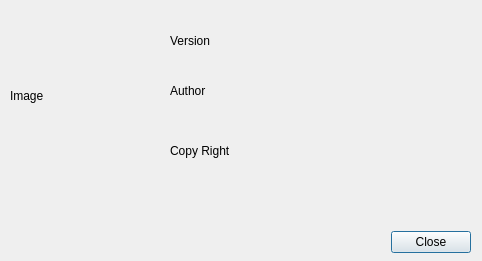
<?xml version="1.0" encoding="UTF-8"?>
<ui version="4.0">
 <class>helpAboutUiMagician</class>
 <widget class="QDialog" name="helpAboutUiMagician">
  <property name="geometry">
   <rect>
    <x>0</x>
    <y>0</y>
    <width>482</width>
    <height>261</height>
   </rect>
  </property>
  <property name="windowTitle">
   <string>About UI Magician</string>
  </property>
  <property name="windowIcon">
   <iconset resource="../AutosResourceFile.qrc">
    <normaloff>:/Images/Images/fatbee_v2.ico</normaloff>:/Images/Images/fatbee_v2.ico</iconset>
  </property>
  <widget class="QLabel" name="helpImageLabel">
   <property name="geometry">
    <rect>
     <x>10</x>
     <y>20</y>
     <width>151</width>
     <height>151</height>
    </rect>
   </property>
   <property name="text">
    <string>Image</string>
   </property>
  </widget>
  <widget class="QWidget" name="layoutWidget">
   <property name="geometry">
    <rect>
     <x>20</x>
     <y>230</y>
     <width>451</width>
     <height>25</height>
    </rect>
   </property>
   <layout class="QHBoxLayout" name="AboutUIhorizontalLayout">
    <item>
     <spacer name="AboutUIhorizontalSpacer">
      <property name="orientation">
       <enum>Qt::Horizontal</enum>
      </property>
      <property name="sizeHint" stdset="0">
       <size>
        <width>268</width>
        <height>18</height>
       </size>
      </property>
     </spacer>
    </item>
    <item>
     <widget class="QPushButton" name="closePushButton">
      <property name="text">
       <string>Close</string>
      </property>
     </widget>
    </item>
   </layout>
  </widget>
  <widget class="QLabel" name="helpImageTextVscpVersion">
   <property name="geometry">
    <rect>
     <x>170</x>
     <y>30</y>
     <width>281</width>
     <height>21</height>
    </rect>
   </property>
   <property name="text">
    <string>Version</string>
   </property>
  </widget>
  <widget class="QLabel" name="helpImageTextAuthor">
   <property name="geometry">
    <rect>
     <x>170</x>
     <y>80</y>
     <width>281</width>
     <height>21</height>
    </rect>
   </property>
   <property name="text">
    <string>Author</string>
   </property>
  </widget>
  <widget class="QLabel" name="helpImageTextCopyright">
   <property name="geometry">
    <rect>
     <x>170</x>
     <y>140</y>
     <width>281</width>
     <height>21</height>
    </rect>
   </property>
   <property name="text">
    <string>Copy Right</string>
   </property>
  </widget>
  <zorder>layoutWidget</zorder>
  <zorder>helpImageLabel</zorder>
  <zorder>helpImageTextVscpVersion</zorder>
  <zorder>helpImageTextAuthor</zorder>
  <zorder>helpImageTextCopyright</zorder>
 </widget>
 <resources>
  <include location="../AutosResourceFile.qrc"/>
 </resources>
 <connections/>
</ui>
